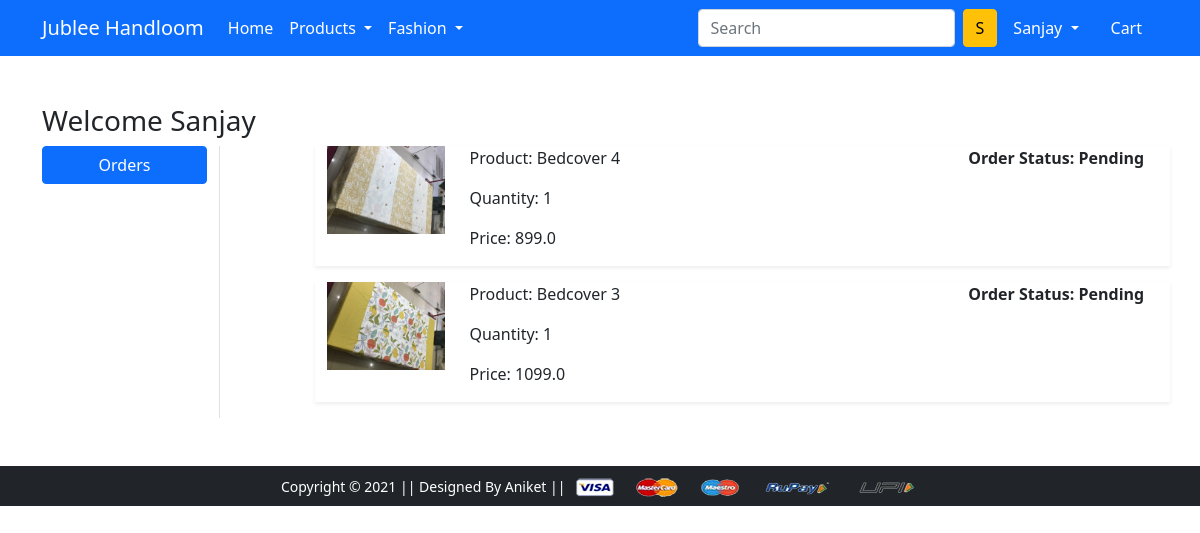
/orders/ (signed in), run on the app's committed database.
### app/models.py (models this page shows, shortened)
class OrderPlaced(models.Model):
    user = models.ForeignKey(User, on_delete=models.CASCADE)
    customer = models.ForeignKey(Customer, on_delete=models.CASCADE)
    product = models.ForeignKey(Product, on_delete=models.CASCADE)
    quantity = models.PositiveIntegerField(default=1)
    order_date = models.DateTimeField(auto_now_add=True)
    status = models.CharField(choices=STATus_CHOICES,
                              max_length=30, default='Pending')
    @property
    def total_cost(self):
        return self.quantity*self.product.discount_price

class Product(models.Model):
    title = models.CharField(max_length=100)
    selling_price = models.FloatField()
    discount_price = models.FloatField()
    description = models.CharField(max_length=2000)
    category = models.CharField(max_length=40)
    product_image = models.ImageField(upload_to='productimg')

### app/views.py (the view)
# urls.py: path('orders/', views.orders, name='orders'),
@login_required
def orders(request):
    op = OrderPlaced.objects.filter(user=request.user)
    return render(request, 'app/orders.html', {"order_placed": op})

### app/templates/app/orders.html (shortened to what this page needs)
{% extends 'app/base.html' %}
{% load static %}
{% block main-content %}
<div class="container my-5">
    <div class="row">
        <h3>Welcome <span class="text-capitalize">{{request.user}}</span></h3>
        <div class="col-sm-2 border-end">
            <ul class="list-unstyled">
                <li class="d-grid"><a href="{% url 'orders' %}" class="btn btn-primary">Orders</a></li>
            </ul>
        </div>
        <div class="col-sm-9 offset-sm-1">
            {% for op in order_placed %}
            <div class="row shadow-sm mb-3">
                <div class="col-sm-2">
                    <img src="{{op.product.product_image.url}}" alt="" class="img-fluid" height="150" width="150">
                </div>
                <div class="col-sm-7">
                    <p>Product: {{op.product.title}}</p>
                    <p>Quantity: {{op.quantity}}</p>
                    <p>Price: {{op.total_cost}}</p>
                </div>
                <div class="col-sm-3 fw-bold">
                    <p>Order Status: {{op.status}}</p>
                </div>
            </div>
            {% endfor %}
        </div>
    </div>
</div>
{% endblock main-content %}

### app/templates/app/base.html (shortened to what this page needs)
<!doctype html>
{% load static %}
<html lang="en">
<head>
  <link href="https://cdn.jsdelivr.net/npm/bootstrap@5.0.0-beta1/dist/css/bootstrap.min.css" rel="stylesheet"
>
  <link rel="stylesheet" href="{% static 'app/css/owl.carousel.min.css' %}">
  <link rel="stylesheet" href="{% static 'app/css/all.min.css' %}">
  <link rel="stylesheet" href="{% static 'app/css/style.css' %}">
</head>
<body>
  <nav class="navbar navbar-expand-lg navbar-dark bg-primary">
    <div class="container">
      <a class="navbar-brand" href="/">Jublee Handloom</a>
      <div class="collapse navbar-collapse" id="navbarSupportedContent">
        <ul class="navbar-nav me-auto mb-2 mb-lg-0">
          <li class="nav-item">
            <a class="nav-link active" aria-current="page" href="/">Home</a>
          </li>
          <li class="nav-item dropdown">
            <a class="nav-link dropdown-toggle text-white" href="#" id="electronicsDropdown" role="button"
              data-bs-toggle="dropdown" aria-expanded="false">
              Products
            </a>
          </li>
          <li class="nav-item dropdown">
            <a class="nav-link dropdown-toggle text-white" href="#" id="fashionDropdown" role="button"
              data-bs-toggle="dropdown" aria-expanded="false">
              Fashion
            </a>
          </li>
        </ul>
        <form class="d-flex">
          <input class="form-control me-2" type="search" placeholder="Search" aria-label="Search">
          <button class="btn btn-warning" type="submit">S</button>
        </form>
        <div>
          <ul class="navbar-nav me-auto mb-2 mb-lg-0">
            {% if request.user.is_authenticated%}
            <li class="nav-item dropdown mx-2">
              <a class="nav-link dropdown-toggle text-white" href="#" id="profileDropdown" role="button"
                data-bs-toggle="dropdown" aria-expanded="false">
                {{request.user.username|capfirst}}
              </a>
            </li>
            <li class="nav-item mx-2">
              <a href="{% url 'showcart' %}" class="nav-link text-white"> Cart
              </a>
            </li>
            {% endif %}
          </ul>
        </div>
      </div>
    </div>
  </nav>
  {% block main-content %} {% endblock main-content %}
  <footer class="container-fluid bg-dark text-center p-2 mt-5">
    <small class="text-white">Copyright &copy; 2021 || Designed By Aniket || </small>
    <img src="{% static 'app/images/payment.png' %}" alt="" srcset="" class="img-fluid" height="2px">
  </footer>
</body>
</html>

### data on the page
OrderPlaced: product.product_image (picture), product "Bedcover 4", quantity "1", total_cost "899.0", status "Pending"
OrderPlaced: product.product_image (picture), product "Bedcover 3", quantity "1", total_cost "1099.0", status "Pending"

### other printed values
{{ request.user.username|capfirst }} "Sanjay"
{{ request.user }} "Sanjay"
